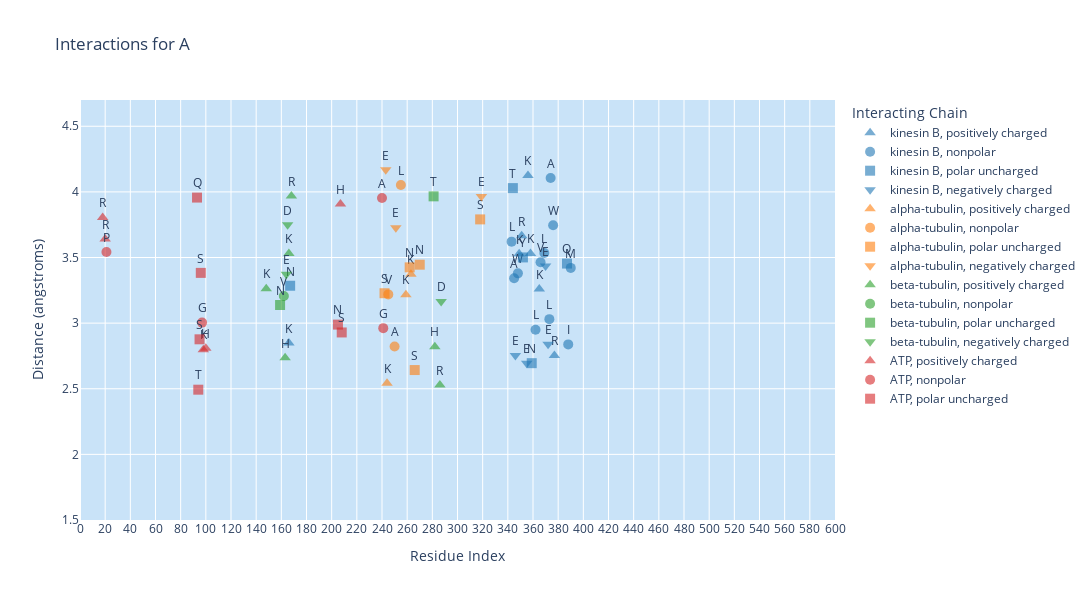
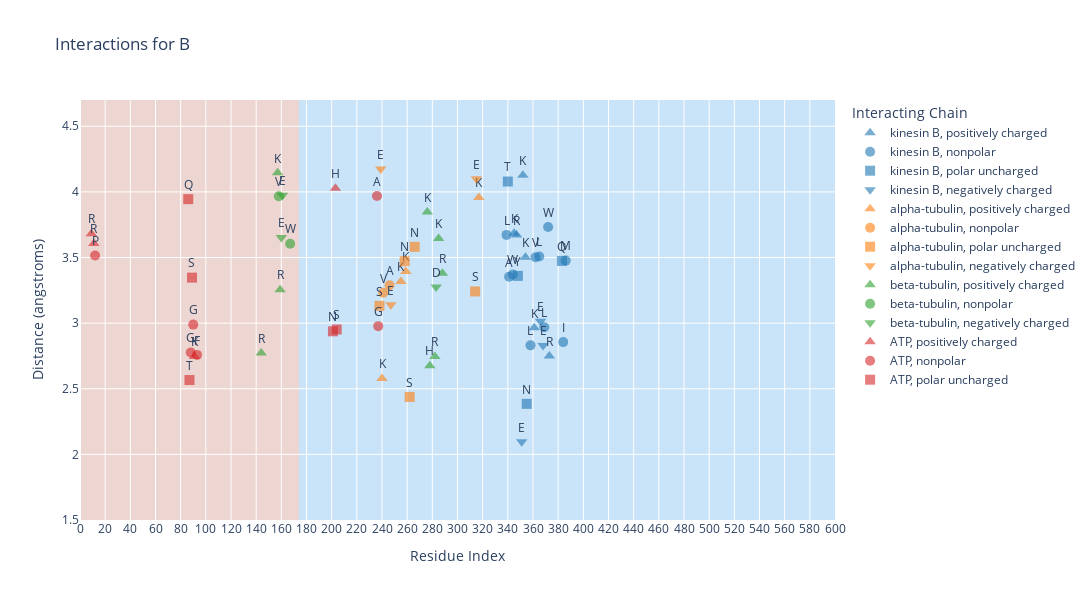
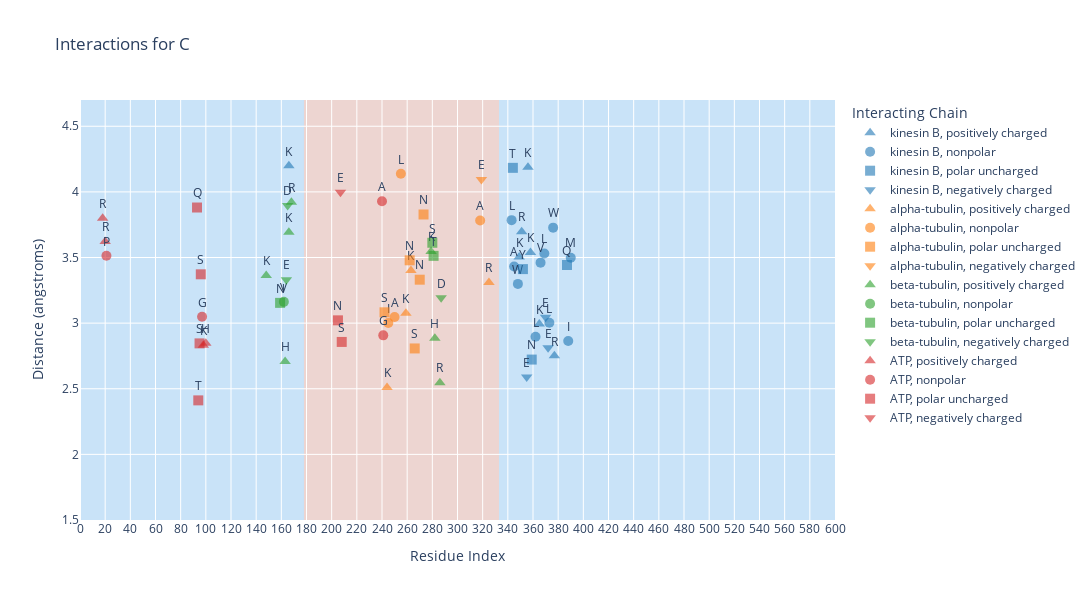
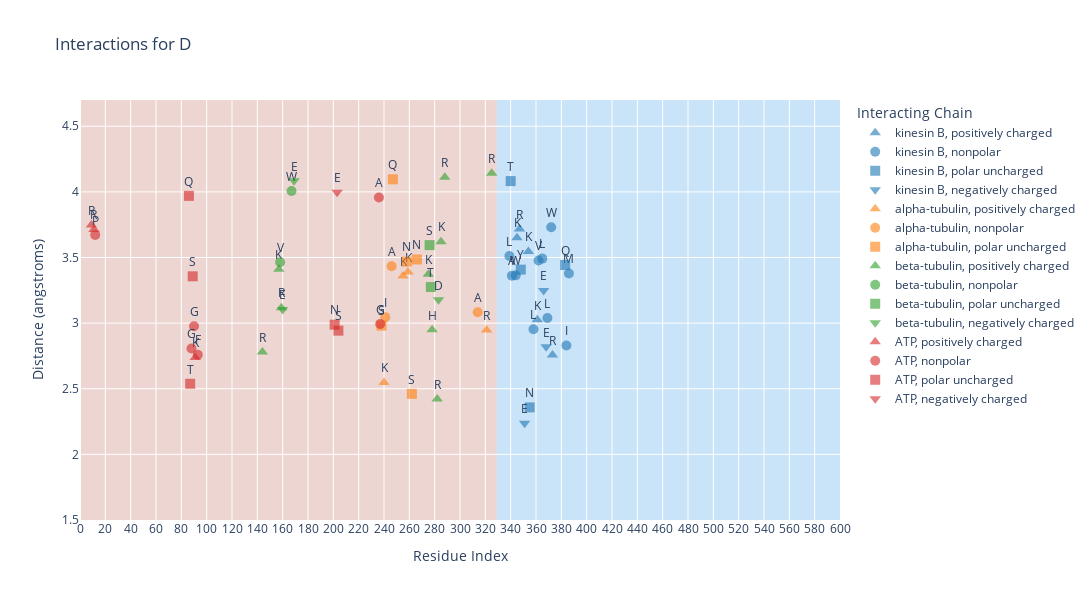

Source (notebook cell) for these figures, in order:
### Code cell
# Define the path to the CSV file
csv_file_path = "../../data/3d_predictions/chimeras_5seeds/average_interactions_chimeras.csv"

# Process the DataFrame
df_processed = process_dataframe(csv_file_path)

# Define the threshold value for distance filtering
distance_threshold = 4.2
# Create and display the plots with specified x-axis range, interacting chains, and files to plot
xaxis_range = [0, 600]  # Example x-axis range
yaxis_range = [1.5, distance_threshold + 0.5]
interacting_chains = ['ATP', 'beta-tubulin', 'alpha-tubulin', 'kinesin B']  # Example interacting chains to display

files_to_plot = None #['A', 'H']  # Example files to plot

plots = create_plots(df_processed, distance_threshold, xaxis_range=xaxis_range, yaxis_range=yaxis_range, interacting_chains=interacting_chains[:4], files_to_plot=files_to_plot, chimeras=True)
